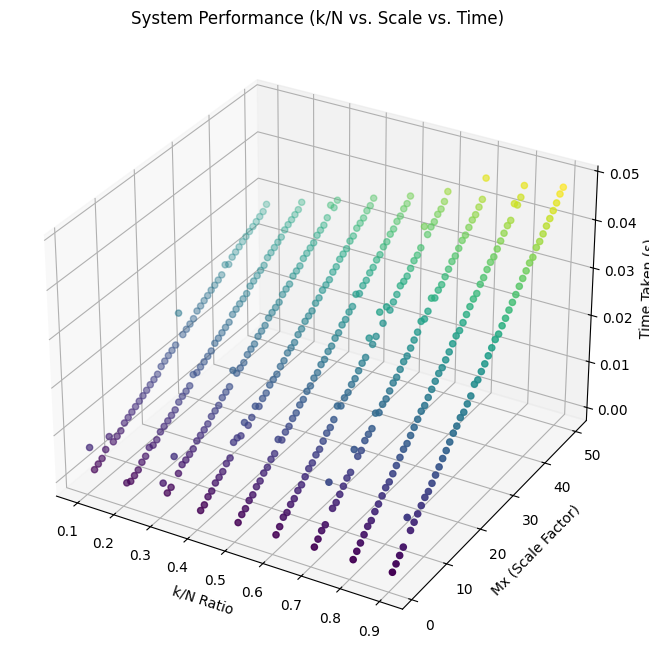

Python code for this plot:
import time
import random
import matplotlib.pyplot as plt
from mpl_toolkits.mplot3d import Axes3D
import numpy as np

# Simulate the system behavior (replace with actual logic)
def system_under_test(k, N):
    time.sleep(0.005 * (k + N) / 10)  # Simulate time scaling
    return random.random() < (k / N)  # Simulate success rate

# Run the benchmark
def benchmark(k_ratios, max_scale, steps):
    x, y, z = [], [], []
    for scale in range(1, max_scale + 1):
        for ratio in k_ratios:
            k = int(ratio * scale)  # Increase k with scale
            N = scale  # Increase N with scale
            start_time = time.time()
            system_under_test(k, N)  # Test the system
            elapsed_time = time.time() - start_time

            # Collect data points for 3D plot
            x.append(ratio)
            y.append(scale)
            z.append(elapsed_time)

            print(f"Test (k/N={ratio:.2f}, Scale={scale}x): Time={elapsed_time:.4f}s")
    return x, y, z

# Parameters
k_ratios = np.linspace(0.1, 0.9, 9)  # k/N ratios from 0.1 to 0.9
max_scale = 50  # Up to 50x scale

# Run benchmark
x, y, z = benchmark(k_ratios, max_scale, steps=50)

# 3D Plot
fig = plt.figure(figsize=(10, 8))
ax = fig.add_subplot(111, projection='3d')
ax.scatter(x, y, z, c=z, cmap='viridis', marker='o')

# Labels and Title
ax.set_xlabel('k/N Ratio')
ax.set_ylabel('Mx (Scale Factor)')
ax.set_zlabel('Time Taken (s)')
ax.set_title('System Performance (k/N vs. Scale vs. Time)')

plt.show()

"""
Test (k/N=0.10, Scale=1x): Time=0.0065s
Test (k/N=0.20, Scale=1x): Time=0.0014s
Test (k/N=0.30, Scale=1x): Time=0.0039s
Test (k/N=0.40, Scale=1x): Time=0.0006s
Test (k/N=0.50, Scale=1x): Time=0.0006s
Test (k/N=0.60, Scale=1x): Time=0.0006s
Test (k/N=0.70, Scale=1x): Time=0.0006s
Test (k/N=0.80, Scale=1x): Time=0.0006s
:
Test (k/N=0.60, Scale=50x): Time=0.0406s
Test (k/N=0.70, Scale=50x): Time=0.0454s
Test (k/N=0.80, Scale=50x): Time=0.0459s
Test (k/N=0.90, Scale=50x): Time=0.0476s
"""
